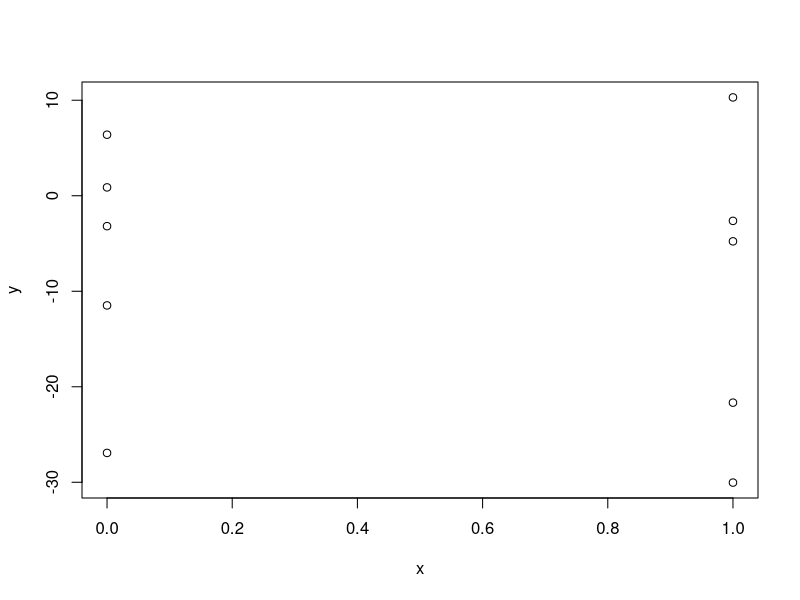

Source code (R): (Note: this script raises an error after producing the figure.)
set.seed(1)
rpois(5,2)
str(rpois)

set.seed(10)
x <- rep(0:1 , each = 5)
e <- rnorm(10 , mean = 0 ,sd = 20)
y <- 0.5 + 2 * x + e
plot(x,y)

library(datasets)
Rprof()
fit <- lm(y ~ x1 +x2)
Rprof(NULL)